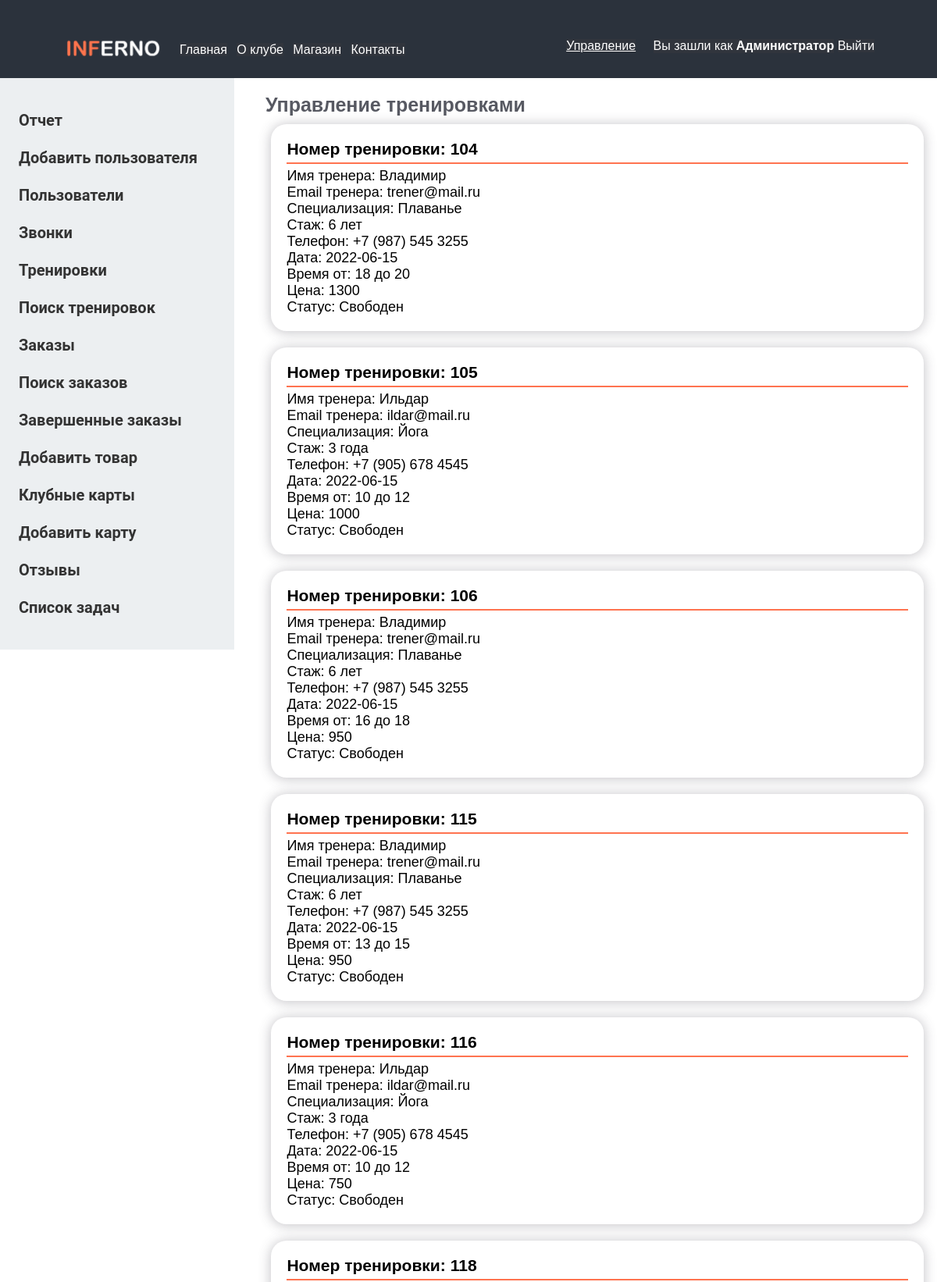
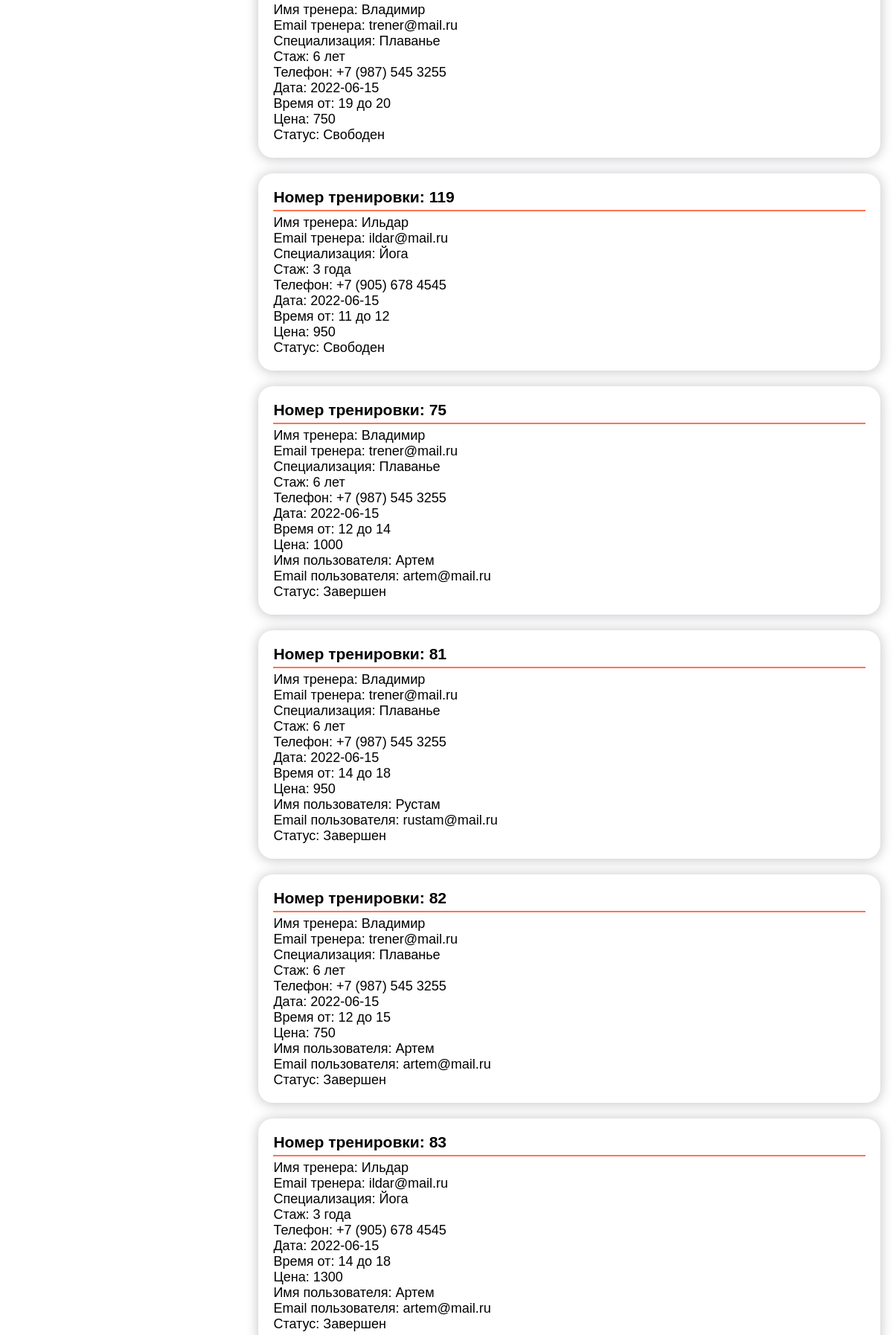
Page /admin-treners.php (signed in, upper part) on the committed database (2 pictures, top to bottom).
### tables this page shows
CREATE TABLE `zapisi` (
  `id` int(11) NOT NULL,
  `name` varchar(56) NOT NULL,
  `profile` varchar(256) NOT NULL,
  `stage` varchar(256) NOT NULL,
  `phone` varchar(256) NOT NULL,
  `status` varchar(256) NOT NULL,
  `date` date NOT NULL,
  `time` varchar(255) NOT NULL,
  `time2` varchar(255) NOT NULL,
  `price` int(11) NOT NULL,
  `img` varchar(255) NOT NULL,
  `trener_email` varchar(255) NOT NULL,
  `user_email` varchar(255) NOT NULL,
  `user_name` varchar(255) NOT NULL
);

### admin-treners.php (the view, shortened to what this page needs)
<?php session_start();
	$host = 'localhost';
	$user = 'root';
	$password = '';
	$db_name = 'inferno';
	$link = mysqli_connect($host, $user, $password, $db_name);
	mysqli_query($link, "SET NAMES 'utf8'");
	?>
<?php require_once('header.php'); ?>
<?php require_once('header-admin.php'); ?>
<div class="cent" id="admin">
		<h1 class="zagl">Управление тренировками</h1>
		<div class="row">
			<?php
			$result=mysqli_query($link, "SELECT * FROM Zapisi WHERE Status='Свободен'") or die(mysqli_error($link));
				while($row = mysqli_fetch_array($result)){
				$id=$row['id'];
                $name =$row['name'];
                $profile=$row['profile'];
                $stage=$row['stage'];
                $phone=$row['phone'];
				$status =$row['status'];
				$time=$row['time'];
                $time2=$row['time2'];
				$price=$row['price'];
				$date=$row['date'];
				$trener_email= $row['trener_email'];
				echo "<div class='userindivid'>
				<div class='zayavka'>
				<h3>Номер тренировки: $id</h3>
				<hr style='border: 1px solid #ff7350; margin-top: 5px; margin-bottom: 5px;'>
				<p> Имя тренера: $name</p>
                <p> Email тренера: $trener_email</p>
				<p> Специализация: $profile</p>
				<p> Стаж: $stage</p>
				<p> Телефон: $phone</p>
				<p> Дата: $date</p>
				<p> Время от: $time до $time2</p>
				<p> Цена: $price</p>
				<p> Статус: $status</p>
				<form method='POST'>
					<input style='display:none;' name='id' value='$id' required />
				</form>
				</div></div><br>";
				}
			?>
		</div>
		<div class="row">
			<?php
			$result=mysqli_query($link, "SELECT * FROM Zapisi WHERE Status='Завершен'") or die(mysqli_error($link));
				while($row = mysqli_fetch_array($result)){
				$id=$row['id'];
                $name =$row['name'];
                $profile=$row['profile'];
                $stage=$row['stage'];
                $phone=$row['phone'];
				$status =$row['status'];
				$time=$row['time'];
                $time2=$row['time2'];
				$price=$row['price'];
				$date=$row['date'];
				$trener_email= $row['trener_email'];
				$user_email =$row['user_email'];
                $user_name=$row['user_name'];
				echo "<div class='userindivid'>
				<div class='zayavka'>
				<h3>Номер тренировки: $id</h3>
				<hr style='border: 1px solid #ff7350; margin-top: 5px; margin-bottom: 5px;'>
				<p> Имя тренера: $name</p>
                <p> Email тренера: $trener_email</p>
				<p> Специализация: $profile</p>
				<p> Стаж: $stage</p>
				<p> Телефон: $phone</p>
				<p> Дата: $date</p>
				<p> Время от: $time до $time2</p>
				<p> Цена: $price</p>
				<p> Имя пользователя: $user_name</p>
                <p> Email пользователя: $user_email</p>
				<p> Статус: $status</p>
				<form method='POST'>
					<input style='display:none;' name='id' value='$id' required />
				</form>
				</div></div><br>";
				}
			?>
		</div>
	</div>
<?php require_once('footer.php') ?>

### css/style.css (style rules this page uses)
* { font-family: "Montserrat", sans-serif; margin: 0; padding: 0; box-sizing: border-box; }
html, body { height: 100%; }
.cent { margin-left: 330px; font-size: 18px; }
.zagl { color: #575962;; font-size: 25px; margin: 10px; }
.userindivid { box-shadow: 0px 1px 15px 1px rgb(69 65 78 / 30%); margin-left: 2%; margin-right: 2%; border-radius: 20px; padding: 20px; }

### rows in the picture
zapisi: id "104", name "Владимир", trener_email "trener@mail.ru", profile "Плаванье", stage "6 лет", phone "+7 (987) 545 3255", date "2022-06-15", time "18", time2 "20", price "1300", status "Свободен"
zapisi: id "105", name "Ильдар", trener_email "ildar@mail.ru", profile "Йога", stage "3 года", phone "+7 (905) 678 4545", date "2022-06-15", time "10", time2 "12", price "1000", status "Свободен"
zapisi: id "106", name "Владимир", trener_email "trener@mail.ru", profile "Плаванье", stage "6 лет", phone "+7 (987) 545 3255", date "2022-06-15", time "16", time2 "18", price "950", status "Свободен"
zapisi: id "115", name "Владимир", trener_email "trener@mail.ru", profile "Плаванье", stage "6 лет", phone "+7 (987) 545 3255", date "2022-06-15", time "13", time2 "15", price "950", status "Свободен"
zapisi: id "116", name "Ильдар", trener_email "ildar@mail.ru", profile "Йога", stage "3 года", phone "+7 (905) 678 4545", date "2022-06-15", time "10", time2 "12", price "750", status "Свободен"
zapisi: id "118", name "Владимир", trener_email "trener@mail.ru", profile "Плаванье", stage "6 лет", phone "+7 (987) 545 3255", date "2022-06-15", time "19", time2 "20", price "750", status "Свободен"
zapisi: id "119", name "Ильдар", trener_email "ildar@mail.ru", profile "Йога", stage "3 года", phone "+7 (905) 678 4545", date "2022-06-15", time "11", time2 "12", price "950", status "Свободен"
zapisi: id "75", name "Владимир", trener_email "trener@mail.ru", profile "Плаванье", stage "6 лет", phone "+7 (987) 545 3255", date "2022-06-15", time "12", time2 "14", price "1000", user_name "Артем", user_email "artem@mail.ru", status "Завершен"
zapisi: id "81", name "Владимир", trener_email "trener@mail.ru", profile "Плаванье", stage "6 лет", phone "+7 (987) 545 3255", date "2022-06-15", time "14", time2 "18", price "950", user_name "Рустам", user_email "rustam@mail.ru", status "Завершен"
zapisi: id "82", name "Владимир", trener_email "trener@mail.ru", profile "Плаванье", stage "6 лет", phone "+7 (987) 545 3255", date "2022-06-15", time "12", time2 "15", price "750", user_name "Артем", user_email "artem@mail.ru", status "Завершен"
zapisi: id "83", name "Ильдар", trener_email "ildar@mail.ru", profile "Йога", stage "3 года", phone "+7 (905) 678 4545", date "2022-06-15", time "14", time2 "18", price "1300", user_name "Артем", user_email "artem@mail.ru", status "Завершен"

### other values in the picture
$_SESSION['name'] "Администратор"
